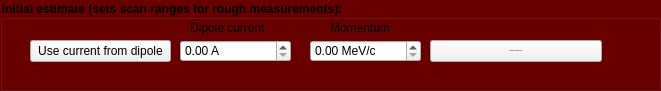
          <widget class="QGroupBox" name="groupBox">
           <property name="geometry">
            <rect>
             <x>10</x>
             <y>50</y>
             <width>661</width>
             <height>91</height>
            </rect>
           </property>
           <property name="font">
            <font>
             <weight>75</weight>
             <bold>true</bold>
            </font>
           </property>
           <property name="styleSheet">
            <string notr="true">QGroupBox{ background-color: rgb(105, 0, 0);}
QLabel{ background-color: rgba(0,0,0,0%);}</string>
           </property>
           <property name="title">
            <string>Initial estimate (sets scan ranges for rough measurements):</string>
           </property>
           <widget class="QLabel" name="label">
            <property name="geometry">
             <rect>
              <x>190</x>
              <y>20</y>
              <width>85</width>
              <height>16</height>
             </rect>
            </property>
            <property name="text">
             <string>Dipole current</string>
            </property>
           </widget>
           <widget class="QLabel" name="label_2">
            <property name="geometry">
             <rect>
              <x>330</x>
              <y>20</y>
              <width>71</width>
              <height>16</height>
             </rect>
            </property>
            <property name="text">
             <string>Momentum</string>
            </property>
           </widget>
           <widget class="QPushButton" name="pushButton_useCurrent">
            <property name="geometry">
             <rect>
              <x>30</x>
              <y>40</y>
              <width>141</width>
              <height>22</height>
             </rect>
            </property>
            <property name="sizePolicy">
             <sizepolicy hsizetype="Minimum" vsizetype="Fixed">
              <horstretch>0</horstretch>
              <verstretch>0</verstretch>
             </sizepolicy>
            </property>
            <property name="minimumSize">
             <size>
              <width>140</width>
              <height>22</height>
             </size>
            </property>
            <property name="maximumSize">
             <size>
              <width>371</width>
              <height>16777215</height>
             </size>
            </property>
            <property name="text">
             <string>Use current from dipole</string>
            </property>
            <property name="checked">
             <bool>false</bool>
            </property>
           </widget>
           <widget class="QPushButton" name="pushButton_useRF">
            <property name="geometry">
             <rect>
              <x>430</x>
              <y>40</y>
              <width>172</width>
              <height>22</height>
             </rect>
            </property>
            <property name="sizePolicy">
             <sizepolicy hsizetype="Minimum" vsizetype="Fixed">
              <horstretch>0</horstretch>
              <verstretch>0</verstretch>
             </sizepolicy>
            </property>
            <property name="minimumSize">
             <size>
              <width>140</width>
              <height>22</height>
             </size>
            </property>
            <property name="maximumSize">
             <size>
              <width>371</width>
              <height>16777215</height>
             </size>
            </property>
            <property name="font">
             <font>
              <pointsize>-1</pointsize>
             </font>
            </property>
            <property name="text">
             <string>Estimate momentum from RF</string>
            </property>
            <property name="checked">
             <bool>false</bool>
            </property>
           </widget>
           <widget class="QLabel" name="label_I">
            <property name="geometry">
             <rect>
              <x>30</x>
              <y>60</y>
              <width>251</width>
              <height>16</height>
             </rect>
            </property>
            <property name="minimumSize">
             <size>
              <width>120</width>
              <height>0</height>
             </size>
            </property>
            <property name="text">
             <string>...</string>
            </property>
           </widget>
           <widget class="QLabel" name="label_RF">
            <property name="geometry">
             <rect>
              <x>430</x>
              <y>60</y>
              <width>211</width>
              <height>20</height>
             </rect>
            </property>
            <property name="minimumSize">
             <size>
              <width>120</width>
              <height>0</height>
             </size>
            </property>
            <property name="text">
             <string>...</string>
            </property>
           </widget>
           <widget class="QDoubleSpinBox" name="doubleSpinBox_I">
            <property name="geometry">
             <rect>
              <x>180</x>
              <y>40</y>
              <width>111</width>
              <height>22</height>
             </rect>
            </property>
            <property name="suffix">
             <string> A</string>
            </property>
           </widget>
           <widget class="QDoubleSpinBox" name="doubleSpinBox_p">
            <property name="geometry">
             <rect>
              <x>310</x>
              <y>40</y>
              <width>111</width>
              <height>22</height>
             </rect>
            </property>
            <property name="suffix">
             <string> MeV/c</string>
            </property>
           </widget>
           <widget class="QLabel" name="label_6">
            <property name="geometry">
             <rect>
              <x>50</x>
              <y>20</y>
              <width>85</width>
              <height>16</height>
             </rect>
            </property>
            <property name="text">
             <string/>
            </property>
           </widget>
           <widget class="QLabel" name="label_7">
            <property name="geometry">
             <rect>
              <x>440</x>
              <y>20</y>
              <width>85</width>
              <height>16</height>
             </rect>
            </property>
            <property name="text">
             <string/>
            </property>
           </widget>
          </widget>
